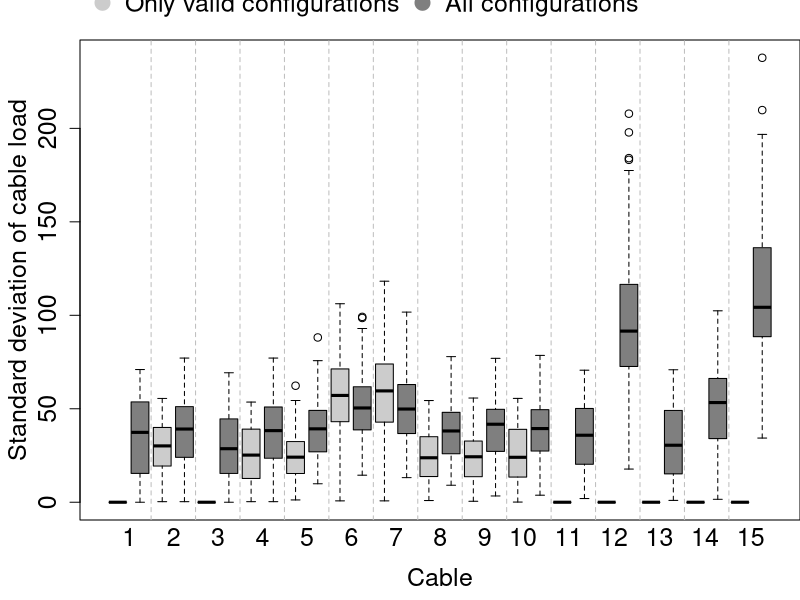

Generate this figure with R:
xpData = read.csv(file= "results-varload-sc.csv", header=TRUE)

xpData$newCableId = xpData$cableId
indexes = xpData$newCableId < 10
xpData$newCableId[indexes] = paste("0", xpData$newCableId[indexes], sep="")

xpData$combined = paste(xpData$newCableId, xpData$categorie, sep="")

xVal = sort(unique(xpData$combined))
idxNaives = grepl("naive", xVal, TRUE)
colorsBoxes = ifelse(idxNaives, "gray50", "gray80")

par(mgp=c(2.5,1,0), mar=c(4,4,2,0))
boxplot(xpData$stdLoad~xpData$combined,
        col=colorsBoxes,
        ylab = "Standard deviation of cable load",
        xlab = "Cable",
        xaxt='n',
        # names = c("1", "", "2", "", "3", "", "4", "", "5", "", "6", "", "7", "", "8", "", "9", "", "10", "", "11", "", "12", "", "13", "", "14", "", "15", ""),
        # las = 2,
        cex.lab=1.5,
        cex.axis=1.5
        )

legend("topleft", 
       legend = c("Only valid configurations","All configurations") , 
       col = colorsBoxes , 
       bty = "n", 
       pch=20, 
       pt.cex = 3, 
       cex = 1.5, 
       horiz = TRUE, 
       inset = c(0, -0.14),
       xpd = TRUE,
)

abline(v=seq(from=2.5, to=28.5, by=2), col="grey", lty=2)

# mtext(
#      text = "        1     2      3     4      5      6     7      8     9    10    11    12   13    14    15",
#      side= 1,
#      adj=0
#      )

mtext(text=1:9, side = 1, adj = 0, at= c(seq(from=1.2, by=2, length.out = 9)), cex = 1.5, line = 0.5)
mtext(text=10:15, side = 1, adj = 0, at= c(seq(from=18.6, by=2.05, length.out = 6)), cex = 1.5, line = 0.5)